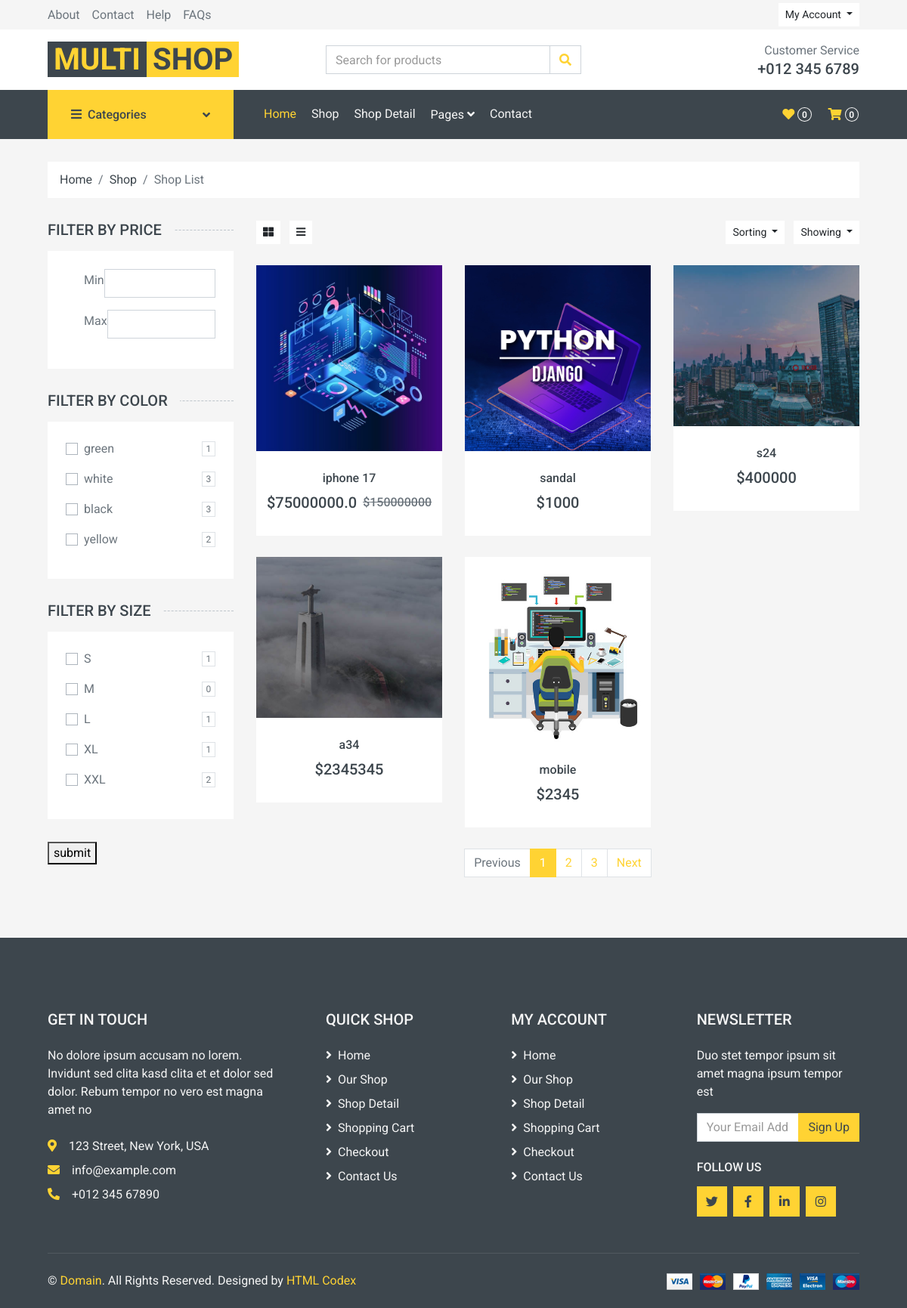
The page /products/ (signed in) on the database its author committed.
### product/models.py (models this page shows, shortened)
class Color(models.Model):
    name = models.CharField(max_length=10)

class Size(models.Model):
    name = models.CharField(max_length=5)

class Product(models.Model):
    name = models.CharField(max_length=100)
    price = models.IntegerField()
    image = models.ImageField(upload_to=_get_avatar_upload_path, null=True, blank=True)
    discount = models.IntegerField(default=0)
    short_description = models.TextField(max_length=300)
    description = models.TextField()
    additional_info = models.TextField(null=True, blank=True)
    count = models.IntegerField(default=0)
    created_at = models.DateTimeField(auto_now_add=True)
    updated_at = models.DateTimeField(auto_now=True)
    modified_at = models.DateTimeField(auto_now=True)
    size = models.ManyToManyField('Size', related_name='products', blank=True)
    color = models.ManyToManyField('Color', related_name='products')
    category = models.ManyToManyField('Category', related_name='products', blank=True, null=True)
    def discount_price(self):
        price = self.price - self.price * self.discount/100
        return price

### product/views.py (the view)
# urls.py: path('', views.ProductListView.as_view(), name='product-list'),
class ProductListView(ListView):
    template_name = 'product/product_list.html'
    queryset = Product.objects.all
    def get_context_data(self, **kwargs):
        request = self.request
        colors = request.GET.getlist('color')
        sizes = request.GET.getlist('size')
        min_price = request.GET.get('min_price')
        max_price = request.GET.get('max_price')
        queryset = Product.objects.all
        if colors:
            queryset = Product.objects.filter(color__name__in=colors).distinct()
        if sizes:
            queryset = Product.objects.filter(size__name__in=sizes).distinct()
        if min_price and max_price:
            queryset = Product.objects.filter(price__gte=min_price, price__lte=max_price).distinct()
        context = super(ProductListView, self).get_context_data(**kwargs)
        context['object_list'] = queryset
        return context

### product/context_processors.py (called while the page is built)
def categories(request):
    roots = Category.objects.filter(parent=None).prefetch_related(
        'children__children__children'
    )
    return {'categories': roots}

def sizes(request):
    roots = Size.objects.all
    return {'sizes': roots}

def colors(request):
    roots = Color.objects.all
    return {'colors': roots}

### product/templatetags/category_tags.py (called while the page is built)
@register.inclusion_tag('product/category_tree.html')
def render_category(category):
    return {'category': category}

### product/templates/product/product_list.html (shortened to what this page needs)
{% extends 'base.html' %}
{% block main %}
    <div class="container-fluid">
        <div class="row px-xl-5">
            <div class="col-12">
                <nav class="breadcrumb bg-light mb-30">
                    <a class="breadcrumb-item text-dark" href="#">Home</a>
                    <a class="breadcrumb-item text-dark" href="#">Shop</a>
                    <span class="breadcrumb-item active">Shop List</span>
                </nav>
            </div>
        </div>
    </div>
    <div class="container-fluid">
        <div class="row px-xl-5">
            <div class="col-lg-3 col-md-4">
                <form>
                    <h5 class="section-title position-relative text-uppercase mb-3"><span class="bg-secondary pr-3">Filter by price</span>
                    </h5>
                    <div class="bg-light p-4 mb-30">
                        <div class="custom-control custom-checkbox d-flex align-items-center justify-content-between mb-3">
                            <label for="price-all">Min</label>
                            <input class="form-control" type="number" name="min_price" id="min-price">
                        </div>
                        <div class="custom-control custom-checkbox d-flex align-items-center justify-content-between mb-3">
                            <label for="price-all">Max</label>
                            <input class="form-control" name="max_price" type="number" id="max-price">
                        </div>
                    </div>
                    <h5 class="section-title position-relative text-uppercase mb-3"><span class="bg-secondary pr-3">Filter by color</span>
                    </h5>
                    <div class="bg-light p-4 mb-30">
                        {% for color in colors %}
                            <div class="custom-control custom-checkbox d-flex align-items-center justify-content-between mb-3">
                                <label class="custom-control-label" for="color-{{ color.id }}">{{ color.name }}</label>
                                <span class="badge border font-weight-normal">{{ color.products.count }}</span>
                            </div>
                        {% endfor %}
                    </div>
                    <h5 class="section-title position-relative text-uppercase mb-3"><span class="bg-secondary pr-3">Filter by size</span>
                    </h5>
                    <div class="bg-light p-4 mb-30">
                        {% for size in sizes %}
                            <div class="custom-control custom-checkbox d-flex align-items-center justify-content-between mb-3">
                                <label class="custom-control-label" for="size-{{ size.id }}">{{ size.name }}</label>
                                <span class="badge border font-weight-normal">{{ size.products.count }}</span>
                            </div>
                        {% endfor %}
                    </div>
                    <button type="submit">submit</button>
                </form>
            </div>
            <div class="col-lg-9 col-md-8">
                <div class="row pb-3">
                    <div class="col-12 pb-1">
                        <div class="d-flex align-items-center justify-content-between mb-4">
                            <div>
                                <button class="btn btn-sm btn-light"><i class="fa fa-th-large"></i></button>
                                <button class="btn btn-sm btn-light ml-2"><i class="fa fa-bars"></i></button>
                            </div>
                            <div class="ml-2">
                                <div class="btn-group">
                                    <button type="button" class="btn btn-sm btn-light dropdown-toggle"
                                            data-toggle="dropdown">Sorting
                                    </button>
                                </div>
                                <div class="btn-group ml-2">
                                    <button type="button" class="btn btn-sm btn-light dropdown-toggle"
                                            data-toggle="dropdown">Showing
                                    </button>
                                </div>
                            </div>
                        </div>
                    </div>
                    {% for product in object_list %}
                        <div class="col-lg-4 col-md-6 col-sm-6 pb-1">
                            <div class="product-item bg-light mb-4">
                                <div class="product-img position-relative overflow-hidden">
                                    <img class="img-fluid w-100" src="{{ product.image.url }}" alt="">
                                    <div class="product-action">
                                    </div>
                                </div>
                                <div class="text-center py-4">
                                    <a class="h6 text-decoration-none text-truncate"
                                       href="{% url 'product:product-detail' product.id %}">{{ product.name }}</a>
                                    <div class="d-flex align-items-center justify-content-center mt-2">
                                        {% if product.discount %}
                                            <h5>${{ product.discount_price }}</h5>
                                            <h6 class="text-muted ml-2">
                                                <del>${{ product.price }}</del>
                                            </h6>
                                        {% elif not product.discount %}
                                            <h5>${{ product.price }}</h5>
                                        {% endif %}
                                    </div>
                                </div>
                            </div>
                        </div>
                    {% endfor %}
                    <div class="col-12">
                        <nav>
                            <ul class="pagination justify-content-center">
                                <li class="page-item disabled"><a class="page-link" href="#">Previous</span></a></li>
                                <li class="page-item active"><a class="page-link" href="#">1</a></li>
                                <li class="page-item"><a class="page-link" href="#">2</a></li>
                                <li class="page-item"><a class="page-link" href="#">3</a></li>
                                <li class="page-item"><a class="page-link" href="#">Next</a></li>
                            </ul>
                        </nav>
                    </div>
                </div>
            </div>
        </div>
    </div>
{% endblock %}

### rows shown on the page
Color: name "green", products.count "1"
Color: name "white", products.count "3"
Color: name "black", products.count "3"
Color: name "yellow", products.count "2"
Size: name "S", products.count "1"
Size: name "M", products.count "0"
Size: name "L", products.count "1"
Size: name "XL", products.count "1"
Size: name "XXL", products.count "2"
Product: image (picture), name "iphone 17", discount_price "75000000.0", price "150000000"
Product: image (picture), name "sandal", price "1000"
Product: image (picture), name "s24", price "400000"
Product: image (picture), name "a34", price "2345345"
Product: image (picture), name "mobile", price "2345"

### other values the page prints
{{ request.session.cart | length }} "0"
